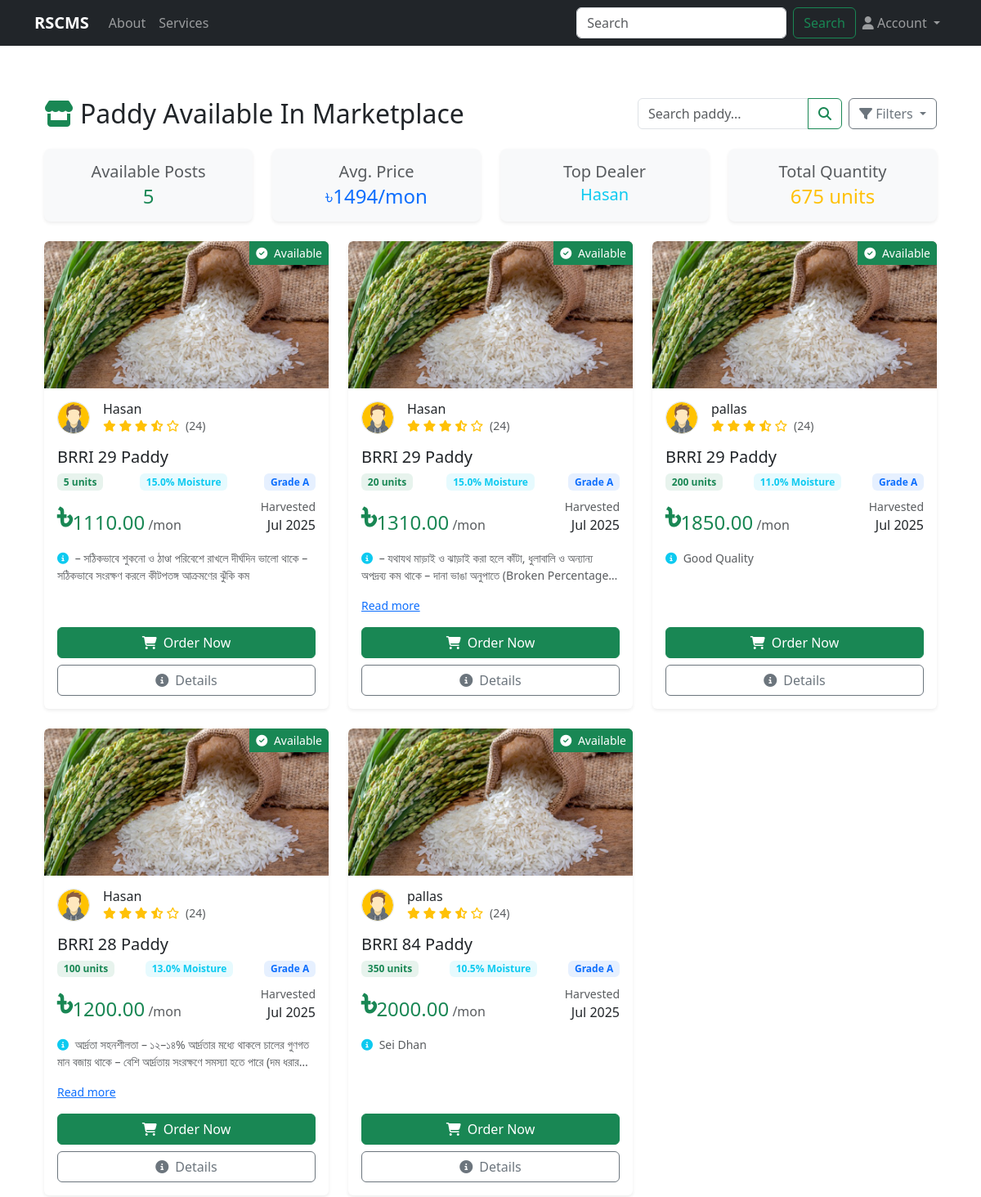
The app's page /dealer/marketplace/all_post (upper part), older data.
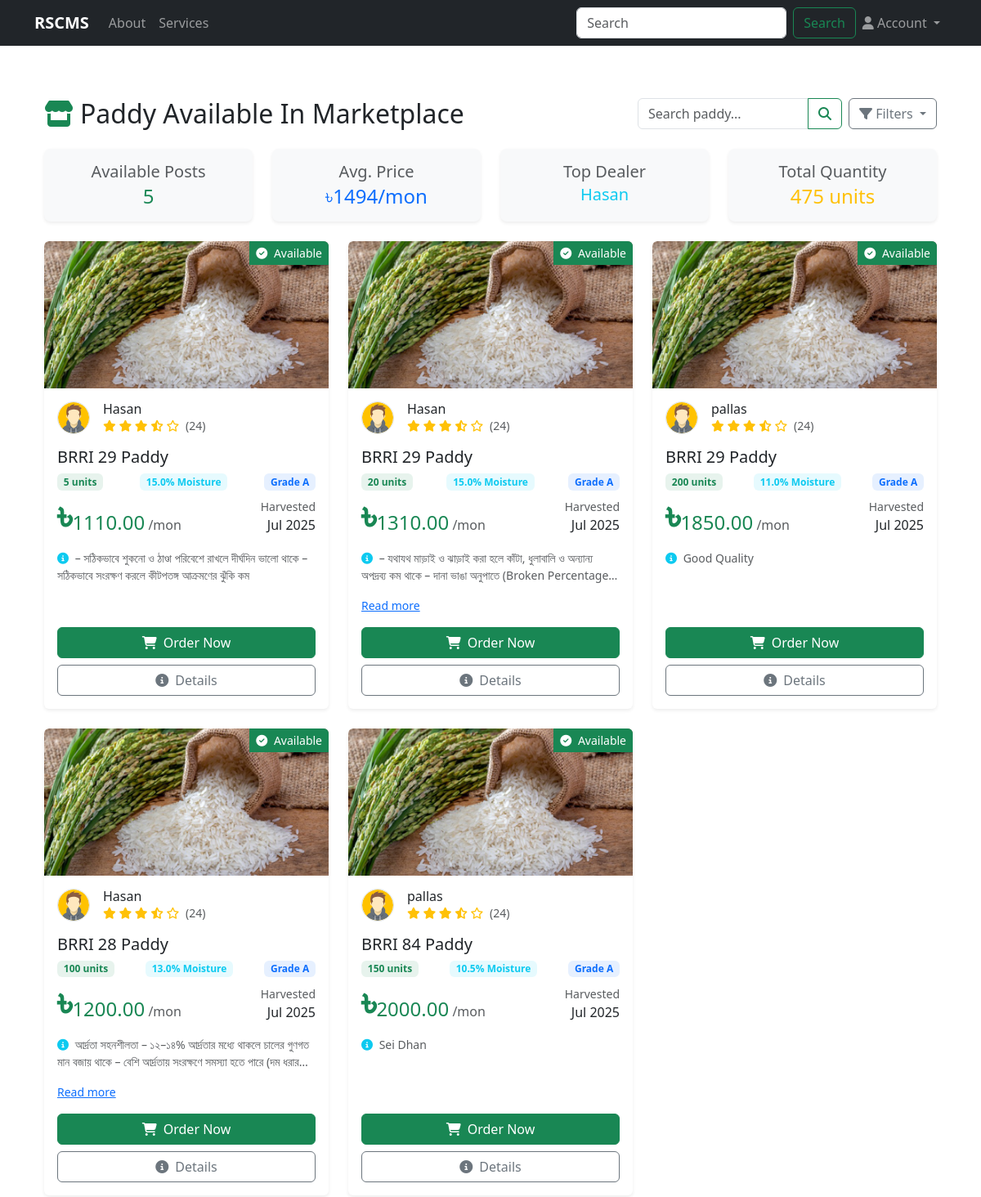
The same page, newer data.
### dealer/models.py (models this page shows, shortened)
class Marketplace(models.Model):
    STATUS_CHOICES = [
        ('Draft', 'Draft'),
        ('Published', 'Published'),
        ('Sold', 'Sold'),
    ]
    paddy_stock = models.ForeignKey(PaddyStock, on_delete=models.CASCADE, related_name='marketplace_posts')
    dealer = models.ForeignKey(DealerProfile, on_delete=models.CASCADE)
    name = models.CharField(max_length=100)
    image = models.ImageField(upload_to='marketplace_images/')
    quantity = models.PositiveIntegerField(validators=[MinValueValidator(1)])
    moisture_content = models.DecimalField(max_digits=4, decimal_places=1)
    price_per_mon = models.DecimalField(max_digits=10, decimal_places=2)
    quality_notes = models.TextField(blank=True)
    is_available = models.BooleanField(default=True)
    status = models.CharField(max_length=10, choices=STATUS_CHOICES, default='Draft')
    stored_since = models.DateTimeField(auto_now_add=True)

class Location(models.Model):
    district = models.CharField(max_length=50,blank=True,null=True)
    upazila = models.CharField(max_length=50,blank=True,null=True)
    union = models.CharField(max_length=50, blank=True,null=True)
    address = models.TextField(blank=True,null=True)
    class Meta:
        abstract = True  # <-- Make it abstract so no separate table is created

class DealerProfile(Location):
    user = models.OneToOneField(CustomUser, on_delete=models.CASCADE)
    license_number = models.CharField(max_length=50)
    storage_capacity = models.PositiveIntegerField()

### accounts/models.py (models this page shows, shortened)
class CustomUser(AbstractUser):
    ROLE_CHOICES = (
        ('admin', 'Admin'),
        ('manager', 'Manager'),
        ('customer', 'Customer'),
        ('dealer', 'Dealer'),
    )
    role = models.CharField(max_length=20, choices=ROLE_CHOICES, default='admin')

### dealer/views.py (the view)
# urls.py: path('marketplace/all_post', views.see_all_paddy_posts, name='marketplace_paddy_posts'),
def see_all_paddy_posts(request):
    sort = request.GET.get('sort', 'recent')
    posts = Marketplace.objects.filter(is_available=True)
    if sort == 'price_asc':
        posts = posts.order_by('price_per_mon')
    elif sort == 'price_desc':
        posts = posts.order_by('-price_per_mon')
    elif sort == 'moisture':
        posts = posts.order_by('moisture_content')
    else:  # 'recent' বা By Default
        posts = posts.order_by('-stored_since')
    avg_price = posts.aggregate(avg=Avg('price_per_mon'))['avg']
    total_quantity = posts.aggregate(total=Sum('quantity'))['total'] or 0
    top_dealer = posts.values('dealer__user__username').annotate(post_count=Count('id')).order_by('-post_count').first()
    return render(request, 'dealer/paddy_posts.html', {
        'posts': posts,
        'avg_price': avg_price,
        'total_quantity': total_quantity,
        'top_dealer': top_dealer['dealer__user__username'] if top_dealer else None,
        'current_sort': sort,
    })

### admin_panel/context_processors.py (called while the page is built)
def admin_profile(request):
    if request.user.is_authenticated:
        try:
            admin = AdminProfile.objects.get(user=request.user)
            return {'admin': admin}
        except AdminProfile.DoesNotExist:
            return {}
    return {}

### customer/context_processors.py (called while the page is built)
def customer_profile(request):
    if request.user.is_authenticated:
        try:
            customer = CustomerProfile.objects.get(user=request.user)
            return {'customer': customer}
        except CustomerProfile.DoesNotExist:
            return {}
    return {}

### manager/context_processors.py (called while the page is built)
def manager_profile(request):
    if request.user.is_authenticated:
        try:
            manager = ManagerProfile.objects.get(user=request.user)
            return {'manager': manager}
        except ManagerProfile.DoesNotExist:
            return {}
    return {}

### dealer/templates/dealer/paddy_posts.html (shortened to what the changed rows need)
{% extends 'base.html' %}
{% load static %}
{% block content %}
<div class="container py-5">
  <div class="d-flex flex-column flex-md-row justify-content-between align-items-center mb-4">
    <h2 class="mb-3 mb-md-0 text-center text-md-start">
      <i class="fas fa-store me-2 text-success"></i>Paddy Available In Marketplace
    </h2>
  </div>
  <div class="row mb-4">
    <div class="col-md-3">
      <div class="card bg-light border-0 rounded-3 shadow-sm h-100">
        <div class="card-body text-center py-3">
          <h5 class="text-muted mb-1">Total Quantity</h5>
          <p class="h4 text-warning mb-0">{{ total_quantity }} units</p>
        </div>
      </div>
    </div>
  </div>
  <div class="row row-cols-1 row-cols-md-2 row-cols-lg-3 g-4">
    {% for post in posts %}
      <div class="col">
        <div class="card h-100 border-0 shadow-sm overflow-hidden">
          <div class="position-relative" style="height: 180px; overflow: hidden;">
            {% if post.image %}
              <img src="{{post.image.url}}" class="card-img-top h-100 object-fit-cover" alt="{{ post.variety }} paddy">
            {% else %}
              <img src="../../media/rice_image/rice_2.jpg" class="card-img-top h-100 object-fit-cover" alt="Paddy stock">
            {% endif %}
            <div class="position-absolute top-0 end-0 bg-success text-white px-2 py-1 small">
              {% if post.is_available %}
                <i class="fas fa-check-circle me-1"></i> Available
              {% else %}
                <i class="fas fa-times-circle me-1"></i> Sold Out
              {% endif %}
            </div>
          </div>
          <div class="card-body d-flex flex-column">
            <div class="d-flex align-items-center mb-3">
              <div class="flex-shrink-0">
                <img src="{% if post.dealer.profile_image %}{{ post.dealer.profile_image.url }}{% else %}{% static "dealer/author.svg" %}{% endif %}"
                     class="rounded-circle border" width="40" height="40" alt="{{ post.dealer.user.username }}">
              </div>
              <div class="flex-grow-1 ms-3">
                <h6 class="mb-0">{{ post.dealer.user.username }}</h6>
                <div class="small text-warning">
                  <i class="fas fa-star"></i>
                  <i class="fas fa-star"></i>
                  <i class="fas fa-star"></i>
                  <i class="fas fa-star-half-alt"></i>
                  <i class="far fa-star"></i>
                  <span class="text-muted ms-1">(24)</span>
                </div>
              </div>
            </div>
            <h5 class="card-title text-truncate">{{ post.name|default:"Premium Paddy" }} Paddy</h5>
            <div class="d-flex justify-content-between align-items-center mb-2">
              <span class="badge bg-success bg-opacity-10 text-success">{{ post.quantity }} units</span>
              <span class="badge bg-info bg-opacity-10 text-info">{{ post.moisture_content }}% Moisture</span>
              <span class="badge bg-primary bg-opacity-10 text-primary">Grade {{ post.quality_grade|default:"A" }}</span>
            </div>
            <div class="d-flex justify-content-between align-items-center mb-3">
              <div>
                <span class="h4 text-success"><span class="fa fa-2x text-gray-300" style="font-family: Arial, sans-serif;">৳</span>{{ post.price_per_mon }}</span>
                <span class="text-muted">/mon</span>
              </div>
              <div class="text-end">
                <div class="small text-muted">Harvested</div>
                <div>{{ post.stored_since|date:"M Y" }}</div>
              </div>
            </div>
            {% if post.quality_notes %}
              <div class="mb-3">
                <p class="card-text small text-muted quality-notes" style="display: -webkit-box; -webkit-line-clamp: 2; -webkit-box-orient: vertical; overflow: hidden;">
                  <i class="fas fa-info-circle text-info me-1"></i> {{ post.quality_notes }}
                </p>
              </div>
            {% endif %}
            <div class="mt-auto d-grid gap-2">
              {% if post.is_available %}
                <a href="{% url "purchase_paddy" post.id %}" class="btn btn-success">
                  <i class="fas fa-shopping-cart me-2"></i>Order Now
                </a>
                <a href="{% url "paddy_detail" post.id %}" class="btn btn-outline-secondary">
                  <i class="fas fa-info-circle me-2"></i>Details
                </a>
              {% endif %}
            </div>
          </div>
        </div>
      </div>
    {% endfor %}
  </div>
</div>
{% endblock %}

Row changes from the older to the newer data that the page shows:
changed Marketplace "BRRI 84": quantity "350" → "150"
Text that changed along with them:
{{ total_quantity }}: "675" → "475"
